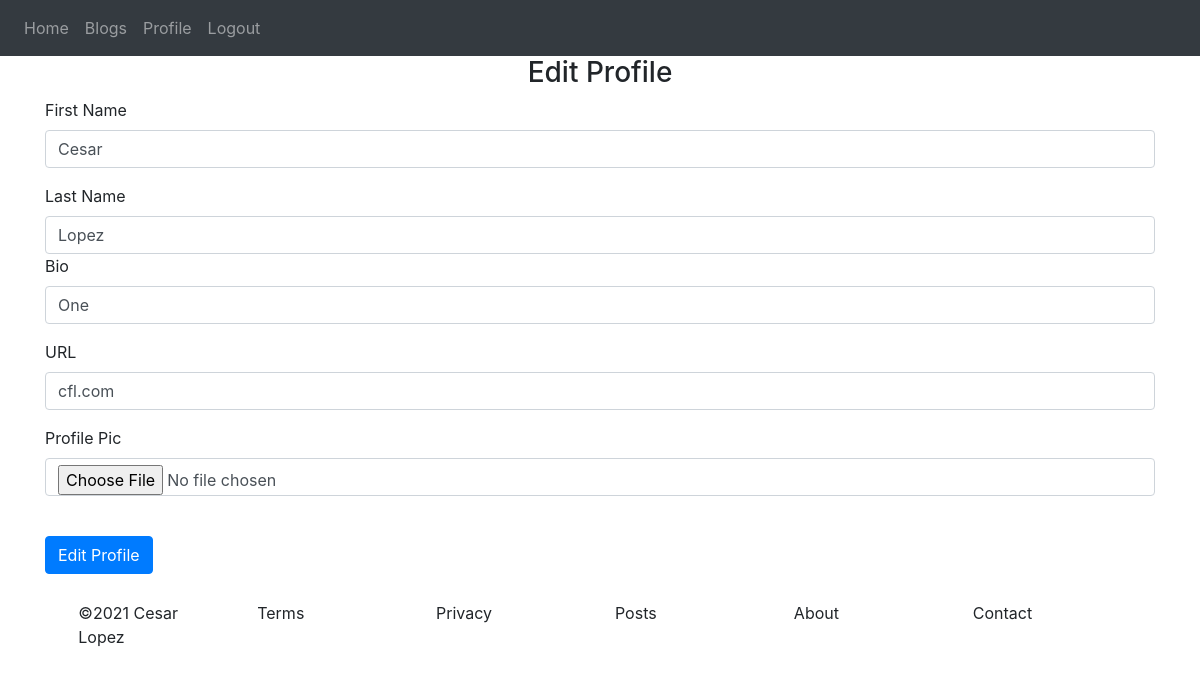
The app's page /profile (signed in), older data.
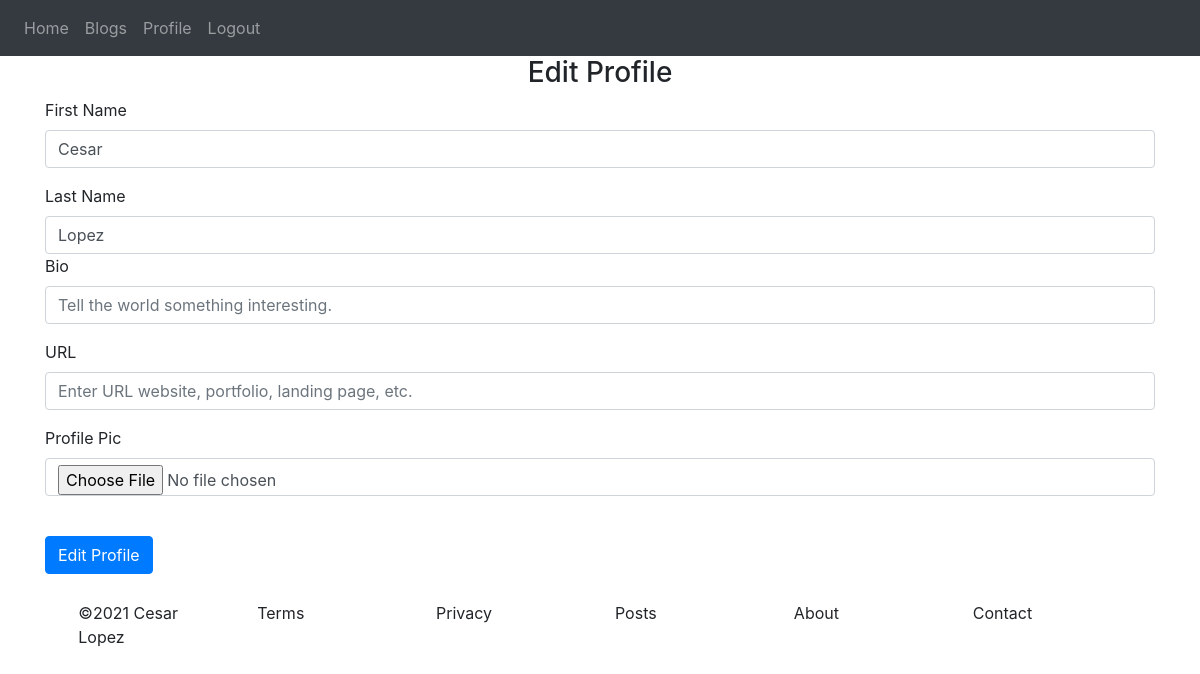
The same page, newer data.
### website/models.py (models this page shows)
class User(db.Model, UserMixin):
    id = db.Column(db.Integer, primary_key=True)
    email = db.Column(db.String(150), unique=True)
    password = db.Column(db.String(150))
    first_name = db.Column(db.String(150))
    last_name = db.Column(db.String(150))
    bio = db.Column(db.String(150))
    url = db.Column(db.String(150))
    pic = db.Column(db.String(150))
    notes = db.relationship('Note', backref='note_creater')
    blogs = db.relationship('Blog', backref='blog_creater')

### website/views.py (the view, shortened to what this page needs)
@views.route('/profile', methods=['GET', 'POST'])
def profile():
  user = current_user
  return render_template('profile.html', user=current_user)

### website/__init__.py (called while the page is built)
def create_app():
    app = Flask(__name__)
    app.config['SECRET_KEY'] = 'hjshjhdjah kjshkjdhjs'
    app.config['SQLALCHEMY_DATABASE_URI'] = f'sqlite:///{DB_NAME}'
    app.config['MAX_CONTENT_LENGTH'] = 1024 * 1024
    app.config['UPLOAD_EXTENSIONS'] = ['.jpg', '.png', '.gif']
    app.config['UPLOAD_PATH'] = 'website/static'
    db.init_app(app)
    from .views import views
    from .auth import auth
    app.register_blueprint(views, url_prefix='/')
    app.register_blueprint(auth, url_prefix='/')
    from .models import User, Note, Blog
    create_database(app)
    login_manager = LoginManager()
    login_manager.login_view = 'auth.login'
    login_manager.init_app(app)
    @login_manager.user_loader
    def load_user(id):
        return User.query.get(int(id))
    return app

### website/templates/profile.html
{% extends "base.html" %} {% block title %}Login{% endblock %} {% block content
%}
<form method="POST" enctype = "multipart/form-data">
  <h3 align="center">Edit Profile</h3>
  <div class="form-group">
    <label for="firstName">First Name</label>
    <input
      type="text"
      class="form-control"
      id="firstName"
      name="firstName"
      placeholder="Enter your first name."
      value = {{user.first_name}}
    />
  </div>
  <div class="form-group">
    <label for="lastName">Last Name</label>
    <input
      type="text"
      class="form-control"
      id="lastName"
      name="lastName"
      placeholder="Enter your last name."
      value = {{user.last_name}}
    />
  <div class="form-group">
    <label for="bio">Bio</label>
    <input
      type="text"
      class="form-control"
      id="bio"
      name="bio"
      placeholder="Tell the world something interesting."
      {% if user.bio %}
      value = {{user.bio + 'test'}}
      {% endif %}
    />
  </div>
  <div class="form-group">
    <label for="url">URL</label>
    <input
      type="text"
      class="form-control"
      id="url"
      name="url"
      placeholder="Enter URL website, portfolio, landing page, etc."
      {% if user.url %}
      value = {{user.url}}
      {% endif %}
    />
  </div>
  <div class="form-group">
    <label for="pic">Profile Pic</label>
    <input
      type="file"
      class="form-control"
      id="pic"
      name="pic"
      placeholder="Local file location"
    />
  </div>
  <br />
  <button type="submit" class="btn btn-primary">Edit Profile</button>
</form>
{% endblock %}

### website/templates/base.html (shortened to what this page needs)
<!DOCTYPE html>
<html>
  <head>
    <link
      rel="stylesheet"
      href="https://stackpath.bootstrapcdn.com/bootstrap/4.4.1/css/bootstrap.min.css"
    />
    <link
      rel="stylesheet"
      href="https://stackpath.bootstrapcdn.com/font-awesome/4.7.0/css/font-awesome.min.css"
    />
    <link rel="stylesheet" href="{{ url_for('static', filename='style.css') }}">
  </head>
  <body>
    <nav class="navbar navbar-expand-lg navbar-dark bg-dark">
      <div class="collapse navbar-collapse" id="navbar">
        <div class="navbar-nav">
          {% if user.is_authenticated %}
          <a class="nav-item nav-link" id="home" href="/">Home</a>
          <a class="nav-item nav-link" id="blogs" href="/blogs">Blogs</a>
          <a class="nav-item nav-link" id="profile" href="/profile">Profile</a>
          <a class="nav-item nav-link" id="logout" href="/logout">Logout</a>
          {% else %}
          <a class="nav-item nav-link" id="login" href="/login">Login</a>
          <a class="nav-item nav-link" id="signUp" href="/sign-up">Sign Up</a>
          {% endif %}
        </div>
      </div>
    </nav>
    <div class="container">
      {% block content %} {% endblock %}
    </div>
    <footer>
      <div class="container footer_padding">
        <div class="row">
          <div class="col-sm-2">
            &copy;2021 Cesar Lopez
          </div>
          <div class="col-sm-2">
          Terms
          </div>
          <div class="col-sm-2">
            Privacy
          </div>
          <div class="col-sm-2">
            Posts
          </div>
          <div class="col-sm-2">
            About
          </div>
          <div class="col-sm-2">
            Contact
          </div>
        </div>
      </div>
    </footer>
  </body>
</html>

### website/static/style.css (style rules this page uses)
.footer_padding { padding-top: 1%; padding-left: 3%; padding-right: 3%; padding-bottom: 3%; }

Row changes from the older to the newer data that the page shows:
changed User "Cesar": bio "One" → (not shown); url "cfl.com" → (not shown)
